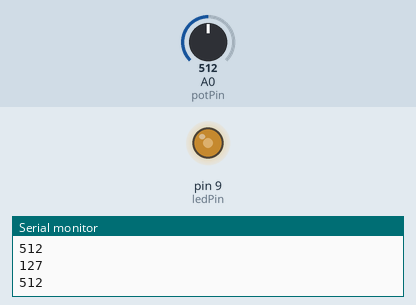
This sketch was run on a simulated Arduino Uno, built with avr-gcc and run on an emulated ATmega328P. Shown: output pins drawn as LEDs (lit = HIGH), the last lines printed to the serial monitor. The inputs (shaded band) are chosen by the test bench; at power-on: A0 (potPin) = 512.

Above: at 1.2 s.
1.3 s: A0 (potPin) set to 716
At 1.9 s:
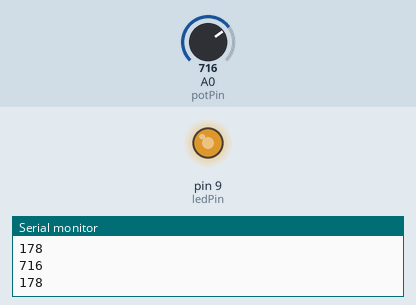
2.8 s: A0 (potPin) set to 900
At 4.0 s:
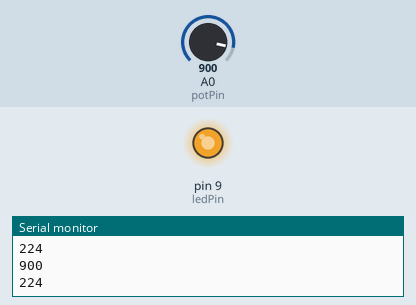
4.3 s: A0 (potPin) set to 122
At 5.2 s:
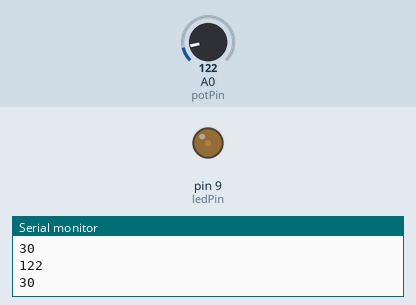
5.8 s: A0 (potPin) set to 0
At 6.4 s:
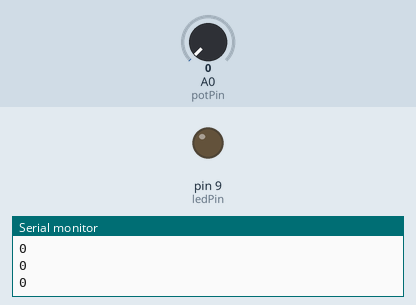
7.3 s: A0 (potPin) set to 511
At 7.6 s:
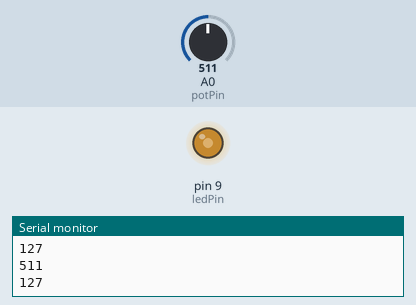
Timing chart, 0 to 9.8 s (numbered marks = the images above; inputs shaded):
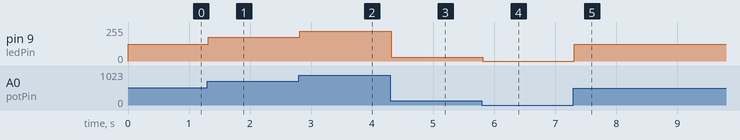

The sketch:

sketch_oct23a.ino
```cpp
const int potPin=A0;
const int ledPin = 9;
int potValue;
int mappedValue;

void setup(){
  Serial.begin(9600);

}
void loop(){

  potValue=analogRead(potPin);
  Serial.println(potValue);
  mappedValue=map(potValue, 0, 1023, 0, 255);
  Serial.println(mappedValue);
  analogWrite(ledPin, mappedValue);

}
```

Measured:
- after the input at 1.3 s, pin 9 (ledPin): 127/255 → 178/255 at once
- after the input at 2.8 s, pin 9 (ledPin): 178/255 → 224/255 at once
- after the input at 4.3 s, pin 9 (ledPin): 224/255 → 30/255 at once
- after the input at 5.8 s, pin 9 (ledPin): 30/255 → 0/255 at once
- after the input at 7.3 s, pin 9 (ledPin): 0/255 → 127/255 at once
